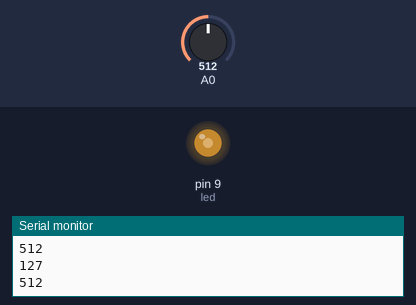
A sketch run on a simulated Arduino Uno, built with avr-gcc and run on an emulated ATmega328P. On the bench: output pins drawn as LEDs (lit = HIGH), the last lines printed to the serial monitor. The inputs (shaded band) are chosen by the test bench; at power-on: A0 = 512.

Above: at 1.2 s.
1.3 s: A0 set to 716
At 2.5 s:
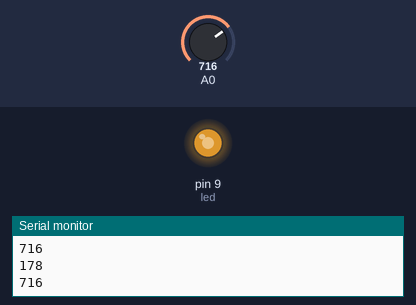
2.8 s: A0 set to 900
At 3.6 s:
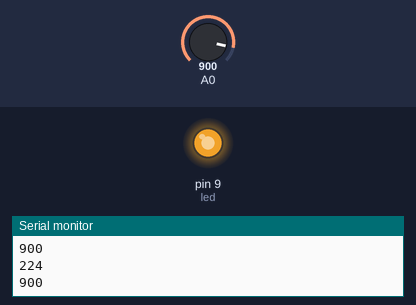
4.3 s: A0 set to 122
At 4.7 s:
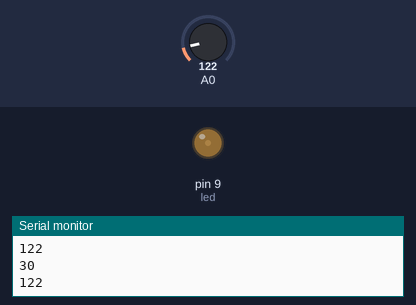
5.8 s: A0 set to 0
At 7.0 s:
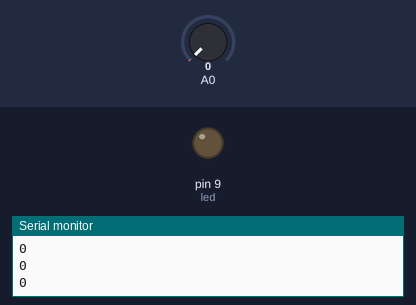
7.3 s: A0 set to 511
At 8.3 s:
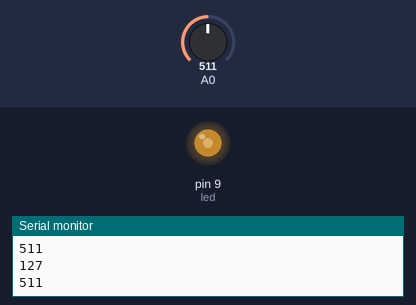
Timing chart, 0 to 9.8 s (numbered marks = the images above; inputs shaded):
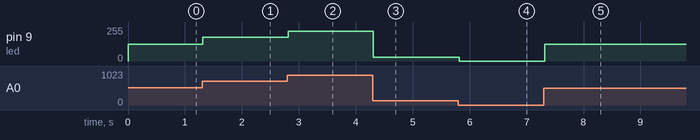

Measured:
- after the input at 1.3 s, pin 9 (led): 127/255 → 178/255 at once
- after the input at 2.8 s, pin 9 (led): 178/255 → 224/255 at once
- after the input at 4.3 s, pin 9 (led): 224/255 → 30/255 at once
- after the input at 5.8 s, pin 9 (led): 30/255 → 0/255 at once
- after the input at 7.3 s, pin 9 (led): 0/255 → 127/255 at once

The sketch:

brtght_potnmtr.ino
```cpp
int led = 9;

void setup() {
  Serial.begin(9600);
  pinMode(led,OUTPUT);
}

void loop() {
int val = analogRead(A0);
Serial.println(val);
int newval = map(val,0,1023,0,255);
Serial.println(newval);
analogWrite(led,newval);
}
```
